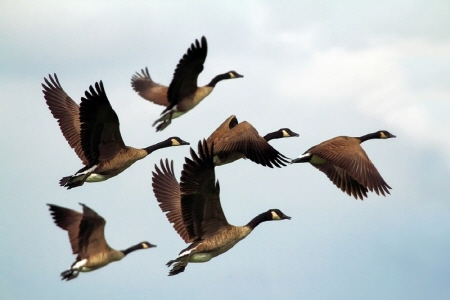
#> input picture opencv-class/sample_imgs/wildgoose.jpg, 450 x 300 px
$ python watershed.py
#> lines starting #> are read from the running program, lines starting #| are printed output that depends on the picture; after the words box and inside, x2 and y2 are one past the last pixel; in counts of white or black regions, pixels touching at a corner belong together
import cv2
import numpy as np
import show_imgs as si
IMG_PATH = "../sample_imgs"
SKY_LABEL = 1
GOOSE_LABEL = 2

def watershed():
    srcimg = cv2.imread(IMG_PATH + "/wildgoose.jpg", cv2.IMREAD_COLOR)
#> srcimg is the input picture: shape (300, 450, 3); mean B, G, R 192.7, 190.4, 183.2
    images = {"original": srcimg}
    # find apprent background(sky) and wild goose region
    gray = cv2.cvtColor(srcimg, cv2.COLOR_BGR2GRAY)
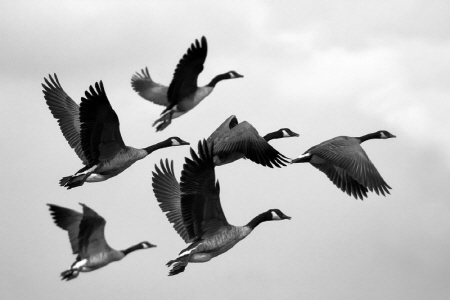
#> gray: shape (300, 450); min 0, max 254, mean 188.5
    gray = cv2.GaussianBlur(gray, (3, 3), 0)
    ret, binary = cv2.threshold(gray, 150, 255, cv2.THRESH_BINARY)
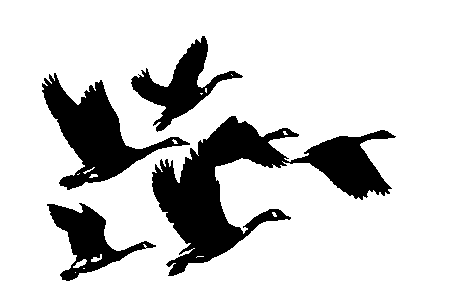
#> binary: shape (300, 450); 81.7% white; 4 black regions, box (x1, y1, x2, y2) and area: (152, 116, 396, 276) 12653, (42, 73, 190, 190) 5889, (131, 36, 243, 132) 3245, (47, 203, 156, 281) 2959
    kernel = cv2.getStructuringElement(cv2.MORPH_RECT, (3, 3))
    images["threshold"] = binary
    app_sky = cv2.erode(binary, kernel, iterations=3)
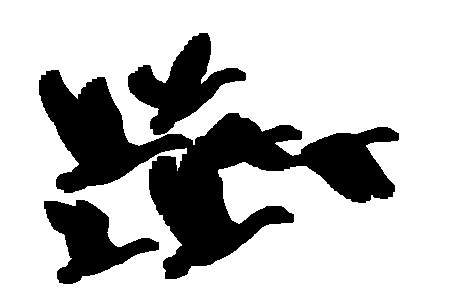
#> app_sky: shape (300, 450); 74.4% white; 3 black regions, box (x1, y1, x2, y2) and area: (39, 70, 399, 279) 25175, (128, 33, 246, 135) 4945, (44, 200, 159, 284) 4475
    images["apparent sky"] = app_sky
    app_goose = cv2.dilate(binary, kernel, iterations=1)
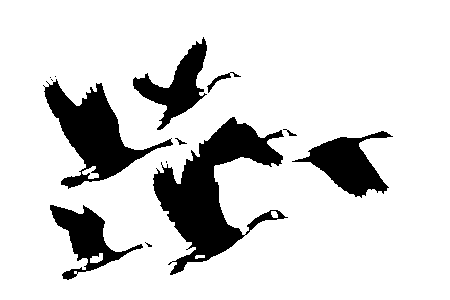
#> app_goose: shape (300, 450); 84.5% white; 13 black regions (5 under 20 px), largest, box (x1, y1, x2, y2) and area: (153, 117, 288, 275) 7978, (43, 79, 173, 189) 5010, (292, 131, 393, 198) 2893
    images["apparent wildgoose"] = app_goose
    images["undetermined"] = cv2.subtract(app_goose, app_sky)
    # create markers and watershed
    markers = np.zeros(gray.shape, dtype=np.int32)
    markers[app_sky > 0] = SKY_LABEL
    markers[app_goose == 0] = GOOSE_LABEL
    markers = cv2.watershed(srcimg, markers)
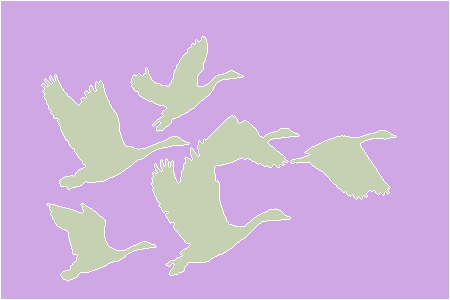
#> markers: shape (300, 450) int32; 3 distinct labels, from -1 to 2; one colour per label, 0 black, -1 white
    # show contours of wild gooses
    labelimg = np.zeros_like(srcimg)
    labelimg[markers == -1, :] = (0, 0, 255)      # draw contours
    labelimg[markers == SKY_LABEL, :] = (200, 150, 100)
    labelimg[markers == GOOSE_LABEL, :] = srcimg[markers == GOOSE_LABEL, :]
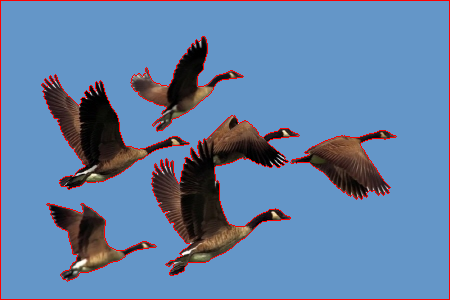
#> labelimg: shape (300, 450, 3); mean B, G, R 166.3, 127.9, 97.7
    images["label"] = labelimg
    result_img = si.show_imgs(images, "watershed", 3)
    print((markers == GOOSE_LABEL)[150:160, 120:130])

if __name__ == "__main__":
    watershed()
#> (the call stopped at in watershed, `result_img = si.show_imgs(images, "watershed", 3)`: show_imgs is not available in this run)

    #
